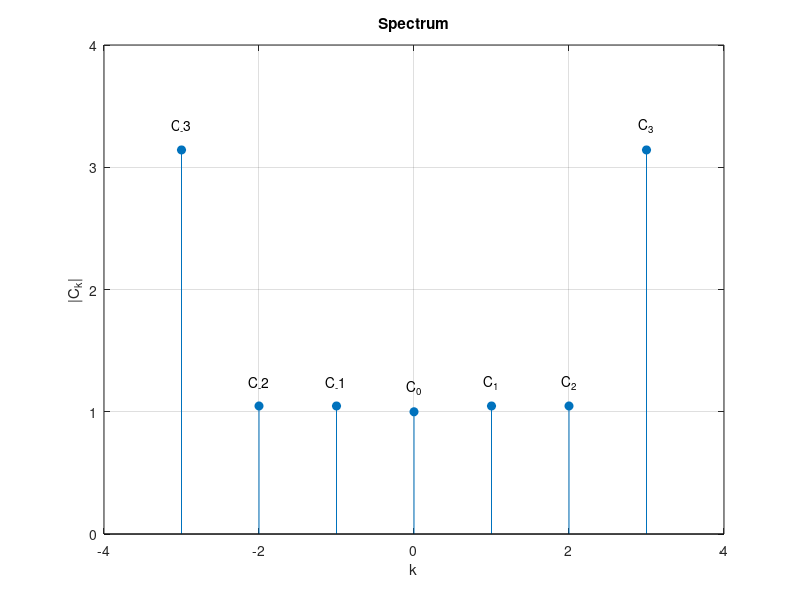

Here is the MATLAB script that generated this plot:
% Define the coefficients and their corresponding indices
C = [pi, pi/3, pi/3, 1, pi/3, pi/3, pi];
indices = -3:3;

% Plot the spectrum
stem(indices, C, 'filled');
grid on;

% Set the axis limits
xlim([-4 4]);
ylim([0 4]);

% Label the axes
xlabel('k');
ylabel('|C_k|');

% Add title
title('Spectrum');

% Adding labels for the stem points
for i = 1:length(indices)
    text(indices(i), C(i) + 0.2, ['C_', num2str(indices(i))], 'HorizontalAlignment', 'center');
end
